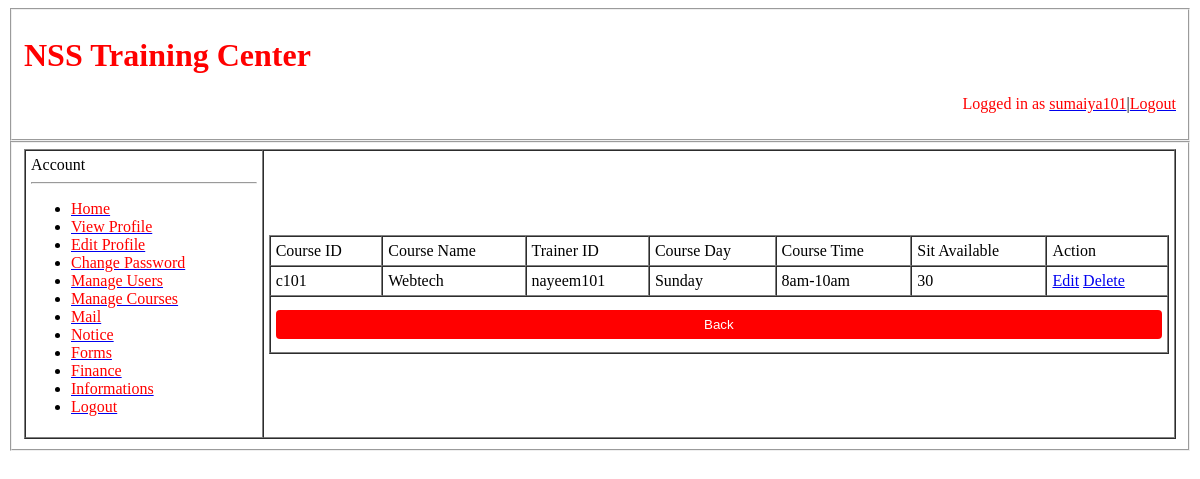
The app's page /views/adminViewAllCourse.php (signed in) with its own data.
### tables this page shows
CREATE TABLE `course` (
  `courseid` varchar(30) NOT NULL,
  `coursename` varchar(50) NOT NULL,
  `trainerid` varchar(30) NOT NULL,
  `courseday` varchar(15) NOT NULL,
  `coursetime` varchar(30) NOT NULL,
  `sitavailable` int(10) NOT NULL
);

### service/courseCRUDService.php (called while the page is built, shortened)
<?php
	function getallcourse()
	{
		$conn = dbConnection();
		$sql = "select * from course";
		$result = mysqli_query($conn, $sql);
		$courses = [];
		while($row = mysqli_fetch_assoc($result)){
			array_push($courses, $row);
		}
		return $courses;
	}
?>

### views/adminViewAllCourse.php (the view, shortened to what this page needs)
<?php
	require_once('../service/courseCRUDService.php');
?>
<!DOCTYPE html>
<html>
<head>
	<link rel="stylesheet" type="text/css" href="../assets/css/adminStyle.css">
</head>
<body>
	<fieldset>
		<p><h1><font color='green'>NSS Training Center</font></h1></p>
	<?php
	    if(!empty($_SESSION))
		{
			echo "<p align='right'><font color='black'> Logged in as </font><a href='viewProfileAdmin.php'><font color='red'>".$_SESSION['userid']."</font></a>|<a href = '../php/logout.php'><font color='red'>Logout</font></a></p>";
		}
		else
			echo "<p align='right'><font color='black'> Logged in as </font><a href='viewProfileAdmin.php'><font color='red'>".$_COOKIE['userid']."</font></a>|<a href = '../php/logout.php'><font color='red'>Logout</font></a></p>";
	?>
</fieldset>
<fieldset>
    <table cellspacing="0" cellpadding="5" width="100%" border="1">
	    <tr>
		    <td colspan="10">
			    Account<hr/>
				<ul>
				    <li><a href = "adminHome.php"><font color='red'>Home</font></a></li>
					<li><a href = "viewProfileAdmin.php"><font color='red'>View Profile</font></a></li>
					<li><a href = "editProfileAdmin.php"><font color='red'>Edit Profile</font></a></li>
					<li><a href = "changePassword.php"><font color='red'>Change Password</font></a></li>
					<li><a href = "userManage.php"><font color='red'>Manage Users</font></a></li>
					<li><a href = "courseManage.php"><font color='red'>Manage Courses</font></a></li>
					<li><a href = "adminMail.php"><font color='red'>Mail</font></a></li>
					<li><a href = "adminNotice.php"><font color='red'>Notice</font></a></li>
					<li><a href = "adminForms.php"><font color='red'>Forms</font></a></li>
					<li><a href = "financeManage.php"><font color='red'>Finance</font></a></li>
					<li><a href = "informations.php"><font color='red'>Informations</font></a></li>
					<li><a href = "../php/logout.php"><font color='red'>Logout</font></a></li>
				</ul>
				</td>
				<td align="Center">
					<table border="1" width="100%" cellspacing="0" cellpadding="5">
						<tr>
							<td>Course ID</td>
							<td>Course Name</td>
							<td>Trainer ID</td>
							<td>Course Day</td>
							<td>Course Time</td>
							<td>Sit Available</td>
							<td>Action</td>
						</tr>
						<?php
							$courses = getallcourse();
							for ($i=0; $i != count($courses); $i++)
							{
						?>
						<tr>
							<td><?=$courses[$i]['courseid']?></td>
							<td><?=$courses[$i]['coursename']?></td>
							<td><?=$courses[$i]['trainerid']?></td>
							<td><?=$courses[$i]['courseday']?></td>
							<td><?=$courses[$i]['coursetime']?></td>
							<td><?=$courses[$i]['sitavailable']?></td>
							<td>
								<a href="adminEditCourse.php?courseid=<?=$courses[$i]['courseid']?>">Edit</a>
								<a href="adminDeleteCourse.php?courseid=<?=$courses[$i]['courseid']?>">Delete</a>
							</td>
						</tr>
						<?php
							}
						?>
						<tr>
							<td colspan="7" align="left">
								<a href="courseManage.php">
									<button type="button">
										Back
									</button>
								</a>
							</td>
						</tr>
					</table>
				</td>
			</tr>
		</table>
	</fieldset>
</body>
</html>

### assets/css/adminStyle.css (style rules this page uses)
font { color:red; }
table { text-align: left; }
button { width: 100%; background-color:red; color: white; padding: 7px 7px; margin: 8px 0; border: none; border-radius: 4px; cursor: pointer; }

### records on screen
course: courseid "c101", coursename "Webtech", trainerid "nayeem101", courseday "Sunday", coursetime "8am-10am", sitavailable "30"

### other values on screen
$_SESSION['userid'] "sumaiya101"
